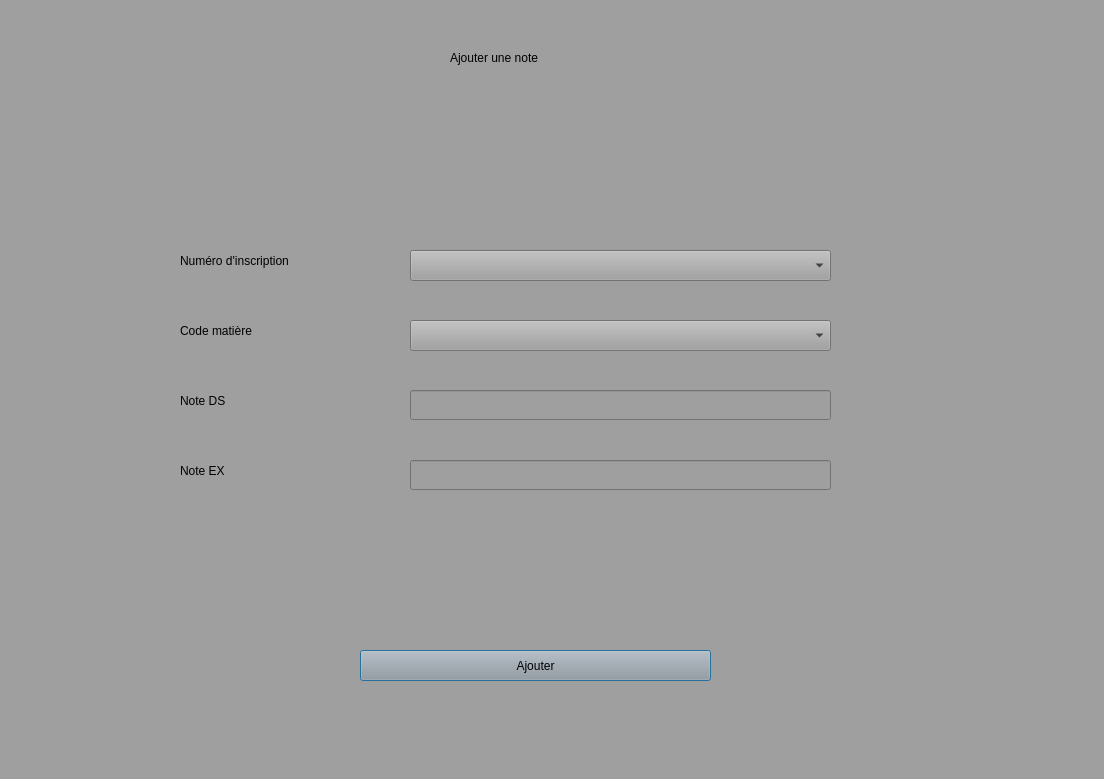
<?xml version="1.0" encoding="UTF-8"?>
<ui version="4.0">
 <class>Dialog</class>
 <widget class="QDialog" name="Dialog">
  <property name="geometry">
   <rect>
    <x>0</x>
    <y>0</y>
    <width>1104</width>
    <height>779</height>
   </rect>
  </property>
  <property name="windowTitle">
   <string>Dialog</string>
  </property>
  <property name="styleSheet">
   <string notr="true">font: 75 12pt &quot;Arial&quot;;background-color:#A09FA0;</string>
  </property>
  <widget class="QLabel" name="label_10">
   <property name="geometry">
    <rect>
     <x>450</x>
     <y>40</y>
     <width>221</width>
     <height>35</height>
    </rect>
   </property>
   <property name="layoutDirection">
    <enum>Qt::LeftToRight</enum>
   </property>
   <property name="styleSheet">
    <string notr="true">font: 75 22pt &quot;MS Shell Dlg 2&quot;;</string>
   </property>
   <property name="text">
    <string>Ajouter une note</string>
   </property>
  </widget>
  <widget class="QLabel" name="label_2">
   <property name="geometry">
    <rect>
     <x>180</x>
     <y>320</y>
     <width>161</width>
     <height>21</height>
    </rect>
   </property>
   <property name="layoutDirection">
    <enum>Qt::LeftToRight</enum>
   </property>
   <property name="styleSheet">
    <string notr="true">font: 75 12pt &quot;MS Shell Dlg 2&quot;;</string>
   </property>
   <property name="text">
    <string>Code matière</string>
   </property>
  </widget>
  <widget class="QLabel" name="label_8">
   <property name="geometry">
    <rect>
     <x>180</x>
     <y>390</y>
     <width>161</width>
     <height>21</height>
    </rect>
   </property>
   <property name="layoutDirection">
    <enum>Qt::LeftToRight</enum>
   </property>
   <property name="styleSheet">
    <string notr="true">font: 75 12pt &quot;MS Shell Dlg 2&quot;;</string>
   </property>
   <property name="text">
    <string>Note DS</string>
   </property>
  </widget>
  <widget class="QLabel" name="label">
   <property name="geometry">
    <rect>
     <x>180</x>
     <y>250</y>
     <width>161</width>
     <height>21</height>
    </rect>
   </property>
   <property name="layoutDirection">
    <enum>Qt::LeftToRight</enum>
   </property>
   <property name="styleSheet">
    <string notr="true">font: 75 12pt &quot;MS Shell Dlg 2&quot;;</string>
   </property>
   <property name="text">
    <string>Numéro d'inscription</string>
   </property>
  </widget>
  <widget class="QLabel" name="label_11">
   <property name="geometry">
    <rect>
     <x>180</x>
     <y>460</y>
     <width>161</width>
     <height>21</height>
    </rect>
   </property>
   <property name="layoutDirection">
    <enum>Qt::LeftToRight</enum>
   </property>
   <property name="styleSheet">
    <string notr="true">font: 75 12pt &quot;MS Shell Dlg 2&quot;;</string>
   </property>
   <property name="text">
    <string>Note EX</string>
   </property>
  </widget>
  <widget class="QComboBox" name="comboBoxNumeroInscription">
   <property name="geometry">
    <rect>
     <x>410</x>
     <y>250</y>
     <width>421</width>
     <height>31</height>
    </rect>
   </property>
  </widget>
  <widget class="QComboBox" name="comboBoxCode">
   <property name="geometry">
    <rect>
     <x>410</x>
     <y>320</y>
     <width>421</width>
     <height>31</height>
    </rect>
   </property>
  </widget>
  <widget class="QLineEdit" name="lineNoteDS">
   <property name="geometry">
    <rect>
     <x>410</x>
     <y>390</y>
     <width>421</width>
     <height>30</height>
    </rect>
   </property>
  </widget>
  <widget class="QLineEdit" name="lineNoteEX">
   <property name="geometry">
    <rect>
     <x>410</x>
     <y>460</y>
     <width>421</width>
     <height>30</height>
    </rect>
   </property>
  </widget>
  <widget class="QPushButton" name="Ajouter">
   <property name="geometry">
    <rect>
     <x>360</x>
     <y>650</y>
     <width>351</width>
     <height>31</height>
    </rect>
   </property>
   <property name="text">
    <string>Ajouter</string>
   </property>
  </widget>
 </widget>
 <resources/>
 <connections/>
</ui>
